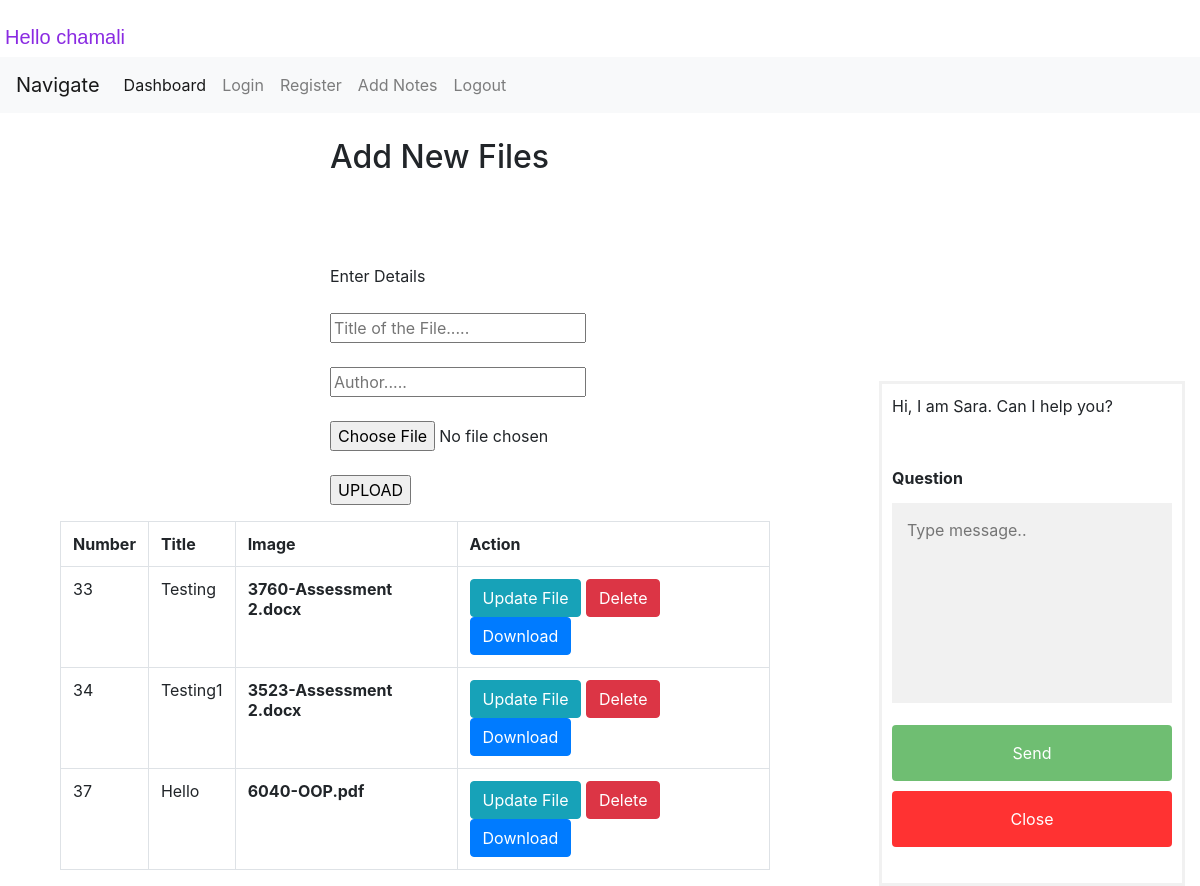
/OnlineFileStore/home.php (signed in), run on the app's committed database.
### tables this page shows
CREATE TABLE `users` (
  `uid` int(11) NOT NULL,
  `uname` varchar(30) DEFAULT NULL,
  `upass` varchar(50) DEFAULT NULL,
  `fullname` varchar(100) DEFAULT NULL,
  `uemail` varchar(70) DEFAULT NULL
);

CREATE TABLE `fileup` (
  `id` int(11) NOT NULL,
  `title` varchar(50) NOT NULL,
  `email` varchar(50) NOT NULL,
  `author` varchar(50) NOT NULL,
  `image` varchar(2000) NOT NULL
);

### OnlineFileStore/action.php (called while the page is built, shortened)
<?php
include_once 'class.user.php';
include 'db.php';
class DataOperation extends Database
{
   public function fetch_record($table)
    {
          global $uid;
        $sql= "SELECT * FROM $table where author = $uid";
        $array =array();
        $query = mysqli_query($this->con, $sql);
        while ($row= mysqli_fetch_assoc($query))
        {
            $array[] = $row;
        }
        return $array;
    }
}
$obj = new DataOperation;

### OnlineFileStore/db.php (called while the page is built, shortened)
<?php
class Database
{
    public function __construct() {
        $this->con = mysqli_connect("localhost","root","","filemanagement");
    }
}

### OnlineFileStore/home.php (the view, shortened to what this page needs)
<?php
include 'action.php';
include_once 'class.user.php';
$user = new User();
$uid = $_SESSION['uid'];
?>
<div><h1 style="font-family: sans-serif;font-size:20px;padding-top: 25px;padding-left: 5px;color: blueviolet"> Hello <?php $user->get_fullname($uid); ?></h1></div>
<nav class="navbar navbar-expand-lg navbar-light bg-light" style="padding:-580px">
        <a class="navbar-brand" href="home.php">Navigate</a>
  <div class="collapse navbar-collapse" id="navbarNav" style="float: right">
    <ul class="navbar-nav">
      <li class="nav-item active">
          <a class="nav-link" href="home.php">Dashboard <span class="sr-only">(current)</span></a>
      </li>
      <li class="nav-item" style="float:right" >
          <a class="nav-link" href="login.php" >Login </a>
      </li>
      <li class="nav-item" style="float:right" >
          <a class="nav-link" href="registration.php" >Register</a>
      </li>
      <li class="nav-item">
        <a class="nav-link" href="commentadd.php">Add Notes</a>
      </li>
      <li class="nav-item">
        <a class="nav-link" href="home.php?q=logout">Logout</a>
      </li>
    </ul>
  </div>
</nav>
<!DOCTYPE html>
<html>
<head>
                 <link rel="stylesheet" href="https://stackpath.bootstrapcdn.com/bootstrap/4.4.1/css/bootstrap.min.css">
</head>
<body>
    <div  class="container">
        <div class="" >
           <h2 style="padding-left: 285px;padding-top: 25px">Add New Files  </h2>
       </div>
     </div>
    <div class="container" style="padding-top:65px">
        <div class="row">
            <div class="col-md-3"></div>
            <div class="col-md-6">
                <div class="panel panel-primary">
                    <div class="panel-heading" style="padding-top: 15px">Enter Details</div>
                    <div class="panel-body"style="padding-top: 25px">
                        <?php
                          if(isset($_GET["update"])){
                              $id = $_GET["id"] ?? null;
                              $where = array(
                                  "id" =>$id,
                                      );
                            $row = $obj->select_record("fileup",$where);
                            ?>
                          <form method="post" action="action.php">
                            <table class="table table-hover">
                                <tr>
                                    <td><input type="hidden" class="form-control" name="id" value="<?php echo $id; ?>" ></td>
                                </tr>
                                <tr>
                                    <td>Title</td>
                                    <td><input type="text" class="form-control" value="<?php echo $row["title"]; ?>" name="title" placeholder="Eneter Title "></td>
                                </tr>
                                <tr>
                                    <td>File</td>
                                    <td><input type="text" class="form-control" value="<?php echo $row["image"]; ?>" name="image" placeholder="Upload file "></td>
                                </tr>
                                <tr>
                                    <td colspan="2" align="center"><input type="submit" class="btn btn-primary" name="edit" value="Update" ></td>
                                </tr>
                            </table>
                        </form>
                        <?php
                          }else{
                              ?>
                        <form action="email.php" id="form-box"method="POST"enctype="multipart/form-data">
                            <input type="text" name="title" class="inp" placeholder="Title of the File....." required ><br><br>
                            <input type="text" name="author" class="inp" placeholder="Author....." required ><br><br>
                            <input type="file" name="file" class="inp" placeholder="PDF,DOC,DOCX,PNG,JPEG,JPG," required ><br><br>
                <input type="submit" name="submit" class="sub-btn" value="UPLOAD">
                        </form>
                             <?php
                          }
                        ?>
                    </div>
                </div>
            </div>
       </div>
    </div>
    <div class="container">
           <div class="col-md-8">
               <table class="table table-bordered">
                   <tr>
                       <th>Number</th>
                       <th>Title</th>
                       <th>Image</th>
                       <th>Action</th>
                   </tr>
                   <?php
                     $myrow=$obj->fetch_record("fileup");
                     foreach ($myrow as $row)
                     {
                         ?>
                          <tr>
                            <td><?php echo $row["id"]; ?></td>
                            <td><?php echo $row["title"]; ?></td>
                            <td><b><?php echo $row["image"]; ?></b></td>
                            <td><a href="home.php?update=1&id=<?php echo $row["id"]; ?>" class="btn btn-info">Update File</a>
                                <a href="action.php?delete=1&id=<?php echo $row["id"]; ?>" class="btn btn-danger">Delete</a>
                                <a href="downloads.php?update=1&id=<?php echo $row["id"]; ?>&uid=<?php echo $uid ?>" class="btn btn-primary">Download</a></td>
                          </tr>
                         <?php
                     }
                   ?>
               </table>
           </div>
       </div>
    <button class="open-button" onclick="openForm()">Chat</button>
<div class="chat-popup" id="myForm">
    <form action="./chatController.php" class="form-container" method="post">
<text><?php
if(isset($_GET['answer'])){
        $answer = unserialize(urldecode($_GET['answer']));
        echo $answer."<br><br><br>";
    }else{
        echo "Hi, I am Sara. Can I help you?<br><br><br>";
    }?></text>
    <label for="msg"><b>Question</b></label>
    <textarea placeholder="Type message.." name="comments" required></textarea>
    <button type="submit" class="btn" name="submit">Send</button>
    <button type="button" class="btn cancel" onclick="closeForm()">Close</button>
  </form>
</div>
</body>
</html>

### OnlineFileStore/class.user.php (shortened to what this page needs)
<?php
	class User{
		public $db;
		public function __construct(){
			$this->db = new mysqli(DB_SERVER, DB_USERNAME, DB_PASSWORD, DB_DATABASE);
		}
    	public function get_fullname($uid){
    		$sql3="SELECT fullname FROM users WHERE uid = $uid";
	        $result = mysqli_query($this->db,$sql3);
	        $user_data = mysqli_fetch_array($result);
	        echo $user_data['fullname'];
    	}
	}

### OnlineFileStore/home.php (style rules this page uses)
body { font-family:Arial, Helvetica, sans-serif; }
h1 { font-family:'Georgia', Times New Roman, Times, serif; }
.open-button { background-color: #555; color: white; padding: 16px 20px; border: none; cursor: pointer; opacity: 0.8; position: fixed; bottom: 23px; right: 28px; width: 280px; }
.chat-popup { position: fixed; bottom: 0; right: 15px; border: 3px solid #f1f1f1; z-index: 9; }
.form-container { max-width: 300px; padding: 10px; background-color: white; }
.form-container textarea { width: 100%; padding: 15px; margin: 5px 0 22px 0; border: none; background: #f1f1f1; resize: none; min-height: 200px; }
.form-container .btn { background-color: #4CAF50; color: white; padding: 16px 20px; border: none; cursor: pointer; width: 100%; margin-bottom:10px; opacity: 0.8; }
.form-container .cancel { background-color: red; }

### data on the page
users: fullname "chamali"
fileup: id "33", title "Testing", image "3760-Assessment 2.docx"
fileup: id "34", title "Testing1", image "3523-Assessment 2.docx"
fileup: id "37", title "Hello", image "6040-OOP.pdf"
